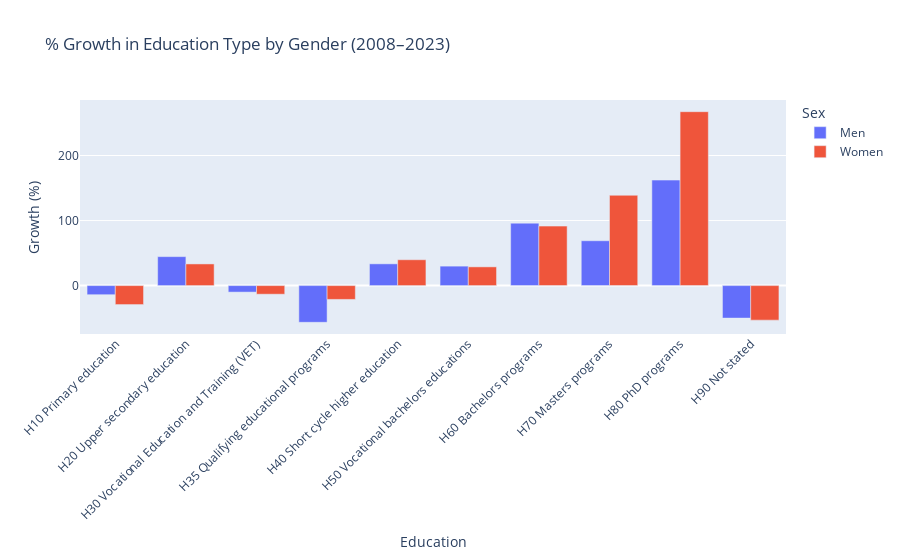

Notebook code cell kept with this figure:
### Markdown cell above
##  Who's Driving Growth in Education?

We’ve seen the gender split in 2023 — but how did we get here?

This chart compares the **percentage growth** in each type of education from 2008 to 2023, separated by gender. It shows not just where men and women are today, but **how fast each group is growing across different educational pathways**.

### Code cell
import pandas as pd
import plotly.express as px

# Load data
men_df = pd.read_excel("Men.xlsx")
women_df = pd.read_excel("Women.xlsx")

# Summarize for 2008 and 2023
men_growth = men_df.groupby("Education")[["2008", "2023"]].sum().reset_index()
women_growth = women_df.groupby("Education")[["2008", "2023"]].sum().reset_index()

# Calculate growth percentage
men_growth["Sex"] = "Men"
men_growth["Growth (%)"] = ((men_growth["2023"] - men_growth["2008"]) / men_growth["2008"]) * 100

women_growth["Sex"] = "Women"
women_growth["Growth (%)"] = ((women_growth["2023"] - women_growth["2008"]) / women_growth["2008"]) * 100

# Combine for plotting
growth_df = pd.concat([
    men_growth[["Education", "Sex", "Growth (%)"]],
    women_growth[["Education", "Sex", "Growth (%)"]]
])

# Plot grouped bar chart
fig = px.bar(
    growth_df,
    x="Education",
    y="Growth (%)",
    color="Sex",
    barmode="group",
    title="% Growth in Education Type by Gender (2008–2023)"
)

fig.update_layout(xaxis_tickangle=-45)
fig.write_html("Growth in Education Type by Gender.html")
fig.show()

### Figure 1 — Plotly figure (JSON) as saved in the notebook; plotly's stock layout.template omitted (floating-point values rounded to 4 significant figures)
{"data": [{"alignmentgroup": "True", "hovertemplate": "Sex=Men<br>Education=%{x}<br>Growth (%)=%{y}<extra></extra>", "legendgroup": "Men", "marker": {"color": "#636efa", "pattern": {"shape": ""}}, "name": "Men", "offsetgroup": "Men", "orientation": "v", "showlegend": true, "textposition": "auto", "type": "bar", "x": ["H10 Primary education", "H20 Upper secondary education", "H30 Vocational Education and Training (VET)", "H35 Qualifying educational programs", "H40 Short cycle higher education", "H50 Vocational bachelors educations", "H60 Bachelors programs", "H70 Masters programs", "H80 PhD programs", "H90 Not stated"], "xaxis": "x", "y": [-13.99, 44.53, -10.0, -56.42, 33.44, 29.94, 95.98, 68.96, 162.2, -49.98], "yaxis": "y"}, {"alignmentgroup": "True", "hovertemplate": "Sex=Women<br>Education=%{x}<br>Growth (%)=%{y}<extra></extra>", "legendgroup": "Women", "marker": {"color": "#EF553B", "pattern": {"shape": ""}}, "name": "Women", "offsetgroup": "Women", "orientation": "v", "showlegend": true, "textposition": "auto", "type": "bar", "x": ["H10 Primary education", "H20 Upper secondary education", "H30 Vocational Education and Training (VET)", "H35 Qualifying educational programs", "H40 Short cycle higher education", "H50 Vocational bachelors educations", "H60 Bachelors programs", "H70 Masters programs", "H80 PhD programs", "H90 Not stated"], "xaxis": "x", "y": [-29.17, 33.32, -13.23, -21.23, 39.75, 28.81, 91.46, 138.9, 267.4, -53.09], "yaxis": "y"}], "layout": {"barmode": "group", "legend": {"title": {"text": "Sex"}, "tracegroupgap": 0}, "title": {"text": "% Growth in Education Type by Gender (2008–2023)"}, "xaxis": {"anchor": "y", "domain": [0, 1], "tickangle": -45, "title": {"text": "Education"}}, "yaxis": {"anchor": "x", "domain": [0, 1], "title": {"text": "Growth (%)"}}}}
